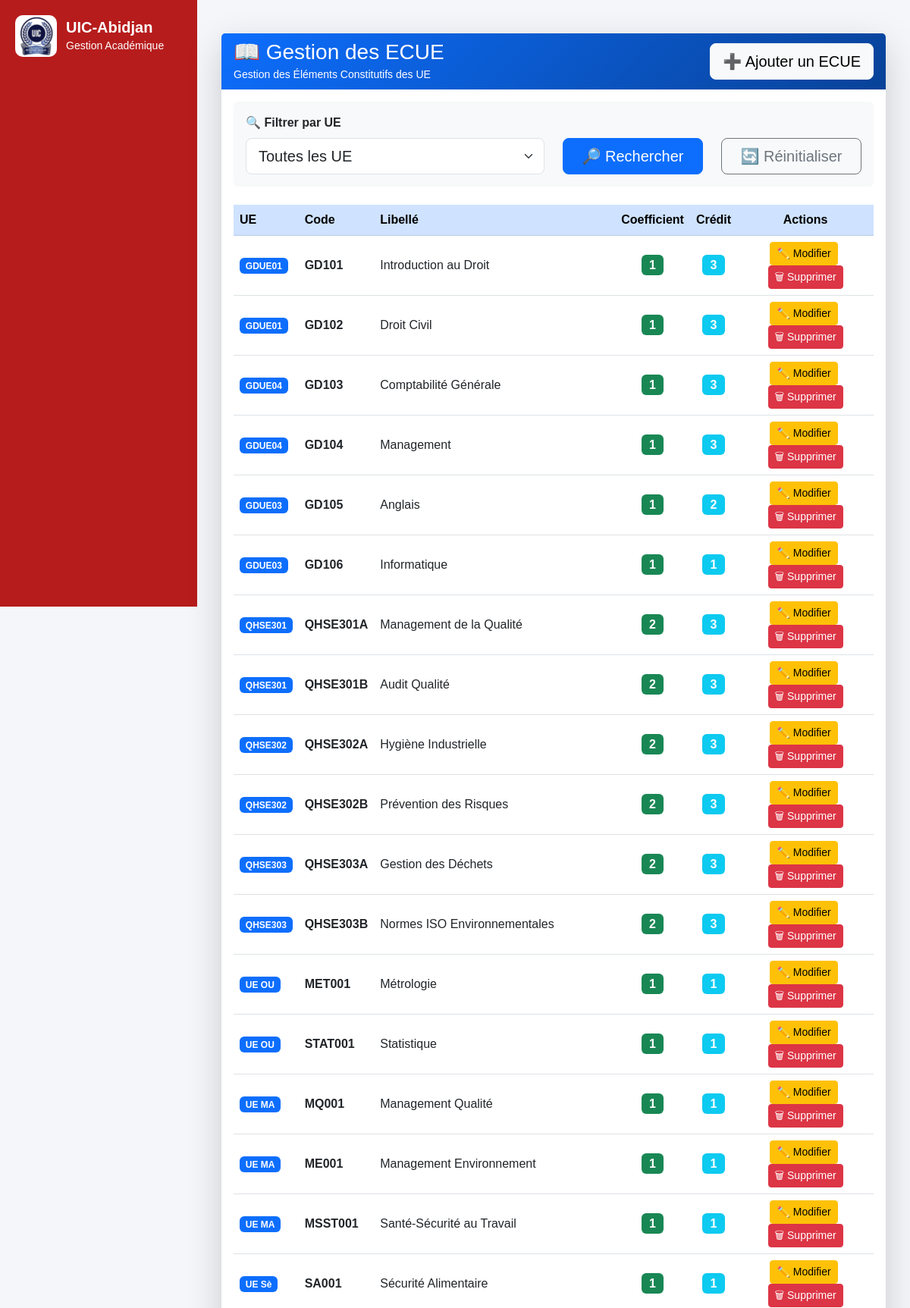
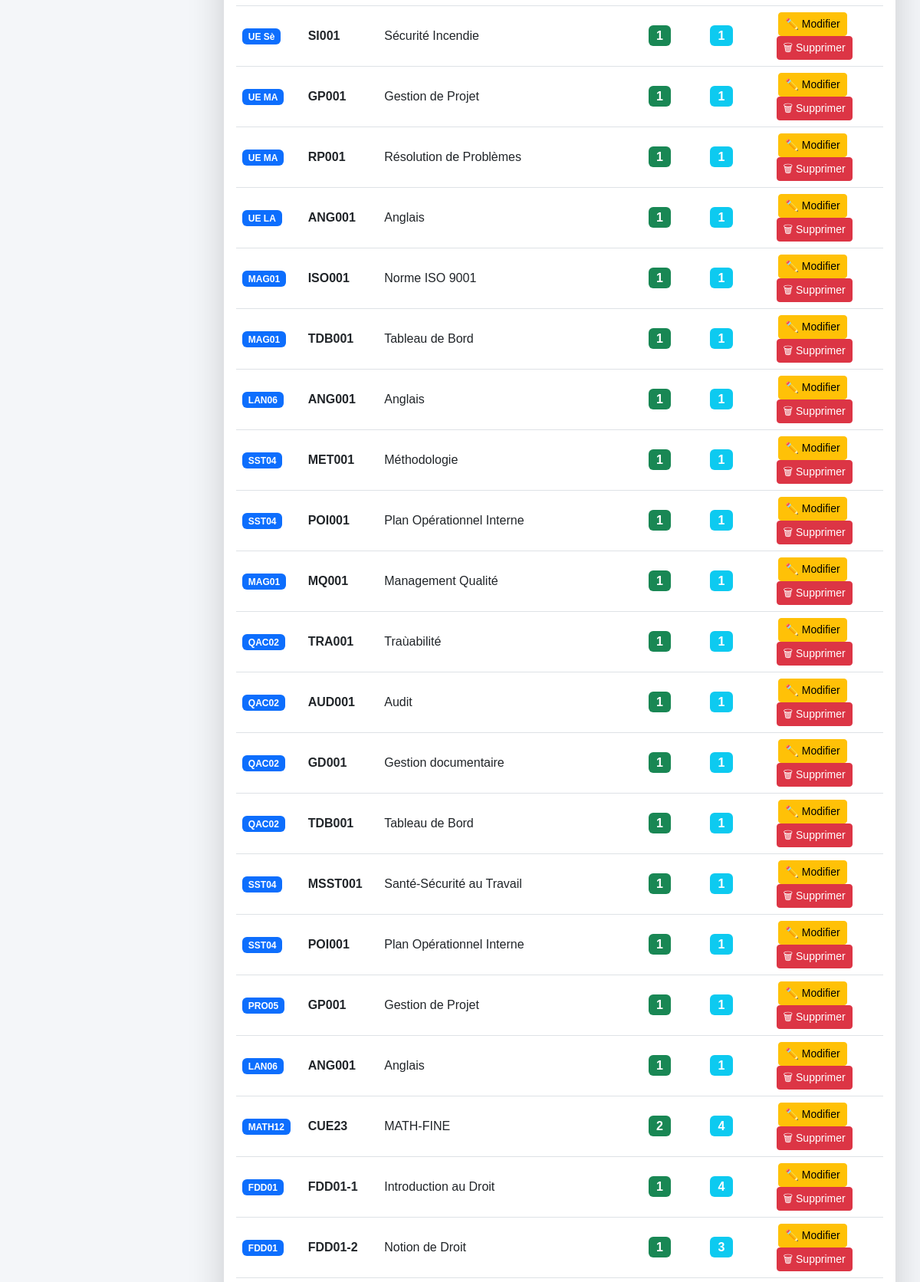
The page /lmd/ecue/ (upper part) on the database its author committed (2 pictures, top to bottom).
### lmd/models.py (models this page shows, shortened)
class ECUE(models.Model):
    ue = models.ForeignKey(
        UE,
        on_delete=models.CASCADE,
        related_name="ecues"
    )
    code = models.CharField(max_length=20)
    libelle = models.CharField(max_length=200)
    coefficient = models.IntegerField(default=1)
    credit = models.IntegerField(default=1)
    ordre = models.IntegerField(default=1)
    semestre = models.CharField(
        max_length=5,
        choices=[
            ("S1", "Semestre 1"),
            ("S2", "Semestre 2"),
        ],
        default="S1"
    )

class UE(models.Model):
    niveau = models.CharField(
    max_length=2,
    choices=[
        ("L1", "Licence 1"),
        ("L2", "Licence 2"),
        ("L3", "Licence 3"),
       ],
        default="L1"
     )
    SEMESTRE_CHOICES = (
        ("S1", "Semestre 1"),
        ("S2", "Semestre 2"),
        ("S3", "Semestre 3"),
        ("S4", "Semestre 4"),
        ("S5", "Semestre 5"),
        ("S6", "Semestre 6"),
    )
    session = models.CharField(
    max_length=1,
    choices=[
        ("1", "Session 1"),
        ("2", "Session 2 (Rattrapage)"),
     ],
     default="1"
     )
    code = models.CharField(
        max_length=20
    )
    libelle = models.CharField(
        max_length=200
    )
    credit = models.PositiveIntegerField(
        default=0
    )
    filiere = models.ForeignKey(
        "FiliereLMD",
        null=True,
        blank=True,
        on_delete=models.PROTECT,
        related_name="ues"
    )
    grande_unite = models.ForeignKey(
        "GrandeUnite",
        null=True,
        blank=True,
        on_delete=models.PROTECT,
        related_name="ues"
    )
    semestre = models.CharField(
        max_length=2,
        choices=SEMESTRE_CHOICES,
        default="S1"
    )
    ordre = models.PositiveIntegerField(default=1)
    class Meta:
        ordering = ["ordre"]

### lmd/views.py (the view)
# urls.py: path('ecue/', views.ecue_list, name='ecue_list'),
def ecue_list(request):
    ue_id = request.GET.get("ue")
    ecues = ECUE.objects.select_related("ue").all()
    if ue_id:
        ecues = ecues.filter(ue_id=ue_id)
    total_credits = ecues.aggregate(
     total=Sum("credit")
     )["total"] or 0
    return render(request, "lmd/ecue/list.html", {
        "ecues": ecues,
        "ues": UE.objects.all(),
        "ue_selected": ue_id,
        "total_credits": total_credits,
    })

### lmd/templates/lmd/ecue/list.html (shortened to what this page needs)
{% extends "base.html" %}
{% block content %}
<div class="container-fluid py-4">
    <div class="card border-0 shadow-lg">
        <div class="card-header border-0 text-white"
             style="background: linear-gradient(135deg,#0d6efd,#084298);">
            <div class="d-flex justify-content-between align-items-center">
                <div>
                    <h3 class="mb-0">
                        📖 Gestion des ECUE
                    </h3>
                    <small>
                        Gestion des Éléments Constitutifs des UE
                    </small>
                </div>
                <a href="{% url 'ecue_add' %}"
                   class="btn btn-light btn-lg">
                    ➕ Ajouter un ECUE
                </a>
            </div>
        </div>
        <div class="card-body">
            <div class="card bg-light border-0 mb-4">
                <div class="card-body">
                    <form method="get">
                        <div class="row align-items-end">
                            <div class="col-md-6">
                                <label class="form-label fw-bold">
                                    🔍 Filtrer par UE
                                </label>
                                <select
                                    name="ue"
                                    class="form-select form-select-lg"
                                    onchange="this.form.submit()">
                                    <option value="">
                                        Toutes les UE
                                    </option>
                                </select>
                            </div>
                            <div class="col-md-3">
                                <button type="submit"
                                        class="btn btn-primary btn-lg w-100">
                                    🔎 Rechercher
                                </button>
                            </div>
                            <div class="col-md-3">
                                <a href="{% url 'ecue_list' %}"
                                   class="btn btn-outline-secondary btn-lg w-100">
                                    🔄 Réinitialiser
                                </a>
                            </div>
                        </div>
                    </form>
                </div>
            </div>
            <div class="table-responsive">
                <table class="table table-hover align-middle">
                    <thead class="table-primary">
                        <tr>
                            <th>UE</th>
                            <th>Code</th>
                            <th>Libellé</th>
                            <th class="text-center">Coefficient</th>
                            <th class="text-center">Crédit</th>
                            <th class="text-center">Actions</th>
                        </tr>
                    </thead>
                    <tbody>
                        {% for e in ecues %}
                        <tr>
                            <td>
                                <span class="badge bg-primary">
                                    {{ e.ue.code }}
                                </span>
                            </td>
                            <td>
                                <strong>{{ e.code }}</strong>
                            </td>
                            <td>
                                {{ e.libelle }}
                            </td>
                            <td class="text-center">
                                <span class="badge bg-success fs-6">
                                    {{ e.coefficient }}
                                </span>
                            </td>
                            <td class="text-center">
                                <span class="badge bg-info fs-6">
                                    {{ e.credit }}
                                </span>
                            </td>
                            <td class="text-center">
                                <a href="{% url 'ecue_edit' e.id %}"
                                   class="btn btn-warning btn-sm me-1">
                                    ✏️ Modifier
                                </a>
                                <a href="{% url 'ecue_delete' e.id %}"
                                   class="btn btn-danger btn-sm">
                                    🗑 Supprimer
                                </a>
                            </td>
                        </tr>
                        {% endfor %}
                    </tbody>
                </table>
            </div>
        </div>
    </div>
</div>
{% endblock %}

### core/templates/base.html (style rules this page uses)
body { margin: 0; font-family: Arial, sans-serif; background: #f4f6f9; }

### rows shown on the page
ECUE: ue.code "GDUE01", code "GD101", libelle "Introduction au Droit", coefficient "1", credit "3"
ECUE: ue.code "GDUE01", code "GD102", libelle "Droit Civil", coefficient "1", credit "3"
ECUE: ue.code "GDUE04", code "GD103", libelle "Comptabilité Générale", coefficient "1", credit "3"
ECUE: ue.code "GDUE04", code "GD104", libelle "Management", coefficient "1", credit "3"
ECUE: ue.code "GDUE03", code "GD105", libelle "Anglais", coefficient "1", credit "2"
ECUE: ue.code "GDUE03", code "GD106", libelle "Informatique", coefficient "1", credit "1"
ECUE: ue.code "QHSE301", code "QHSE301A", libelle "Management de la Qualité", coefficient "2", credit "3"
ECUE: ue.code "QHSE301", code "QHSE301B", libelle "Audit Qualité", coefficient "2", credit "3"
ECUE: ue.code "QHSE302", code "QHSE302A", libelle "Hygiène Industrielle", coefficient "2", credit "3"
ECUE: ue.code "QHSE302", code "QHSE302B", libelle "Prévention des Risques", coefficient "2", credit "3"
ECUE: ue.code "QHSE303", code "QHSE303A", libelle "Gestion des Déchets", coefficient "2", credit "3"
ECUE: ue.code "QHSE303", code "QHSE303B", libelle "Normes ISO Environnementales", coefficient "2", credit "3"
ECUE: ue.code "UE OU", code "MET001", libelle "Métrologie", coefficient "1", credit "1"
ECUE: ue.code "UE OU", code "STAT001", libelle "Statistique", coefficient "1", credit "1"
ECUE: ue.code "UE MA", code "MQ001", libelle "Management Qualité", coefficient "1", credit "1"
ECUE: ue.code "UE MA", code "ME001", libelle "Management Environnement", coefficient "1", credit "1"
ECUE: ue.code "UE MA", code "MSST001", libelle "Santé-Sécurité au Travail", coefficient "1", credit "1"
ECUE: ue.code "UE Sè", code "SA001", libelle "Sécurité Alimentaire", coefficient "1", credit "1"
ECUE: ue.code "UE Sè", code "SI001", libelle "Sécurité Incendie", coefficient "1", credit "1"
ECUE: ue.code "UE MA", code "GP001", libelle "Gestion de Projet", coefficient "1", credit "1"
ECUE: ue.code "UE MA", code "RP001", libelle "Résolution de Problèmes", coefficient "1", credit "1"
ECUE: ue.code "UE LA", code "ANG001", libelle "Anglais", coefficient "1", credit "1"
ECUE: ue.code "MAG01", code "ISO001", libelle "Norme ISO 9001", coefficient "1", credit "1"
ECUE: ue.code "MAG01", code "TDB001", libelle "Tableau de Bord", coefficient "1", credit "1"
ECUE: ue.code "LAN06", code "ANG001", libelle "Anglais", coefficient "1", credit "1"
ECUE: ue.code "SST04", code "MET001", libelle "Méthodologie", coefficient "1", credit "1"
ECUE: ue.code "SST04", code "POI001", libelle "Plan Opérationnel Interne", coefficient "1", credit "1"
ECUE: ue.code "MAG01", code "MQ001", libelle "Management Qualité", coefficient "1", credit "1"
ECUE: ue.code "QAC02", code "TRA001", libelle "Traùabilité", coefficient "1", credit "1"
ECUE: ue.code "QAC02", code "AUD001", libelle "Audit", coefficient "1", credit "1"
ECUE: ue.code "QAC02", code "GD001", libelle "Gestion documentaire", coefficient "1", credit "1"
ECUE: ue.code "QAC02", code "TDB001", libelle "Tableau de Bord", coefficient "1", credit "1"
ECUE: ue.code "SST04", code "MSST001", libelle "Santé-Sécurité au Travail", coefficient "1", credit "1"
ECUE: ue.code "SST04", code "POI001", libelle "Plan Opérationnel Interne", coefficient "1", credit "1"
ECUE: ue.code "PRO05", code "GP001", libelle "Gestion de Projet", coefficient "1", credit "1"
ECUE: ue.code "LAN06", code "ANG001", libelle "Anglais", coefficient "1", credit "1"
ECUE: ue.code "MATH12", code "CUE23", libelle "MATH-FINE", coefficient "2", credit "4"
ECUE: ue.code "FDD01", code "FDD01-1", libelle "Introduction au Droit", coefficient "1", credit "4"
ECUE: ue.code "FDD01", code "FDD01-2", libelle "Notion de Droit", coefficient "1", credit "3"
